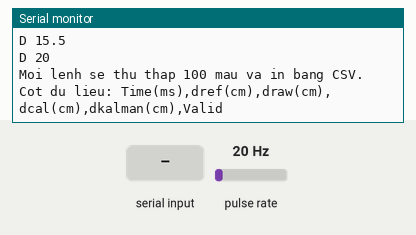
Simulated run of this sketch. Board: Arduino Uno, built with avr-gcc and run on an emulated ATmega328P. On the bench: the last lines printed to the serial monitor. Wiring (inferred from the names in the program): pulse sensor: data pin 8. Inputs (shaded band) come from the test bench; at power-on: pulse rate 20 Hz.

Above: at 1.7 s.
1.8 s: "90,45\n" received over Serial
At 1.94 s:
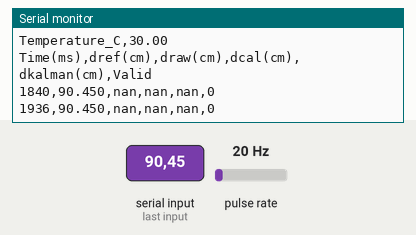
3.3 s: pulse rate (sensor on pin 8) set to 50 Hz
At 4.2 s:
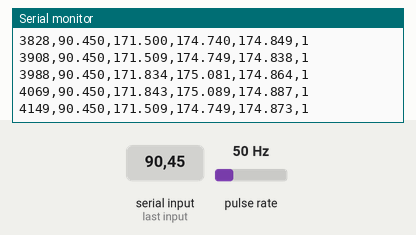
4.9 s: pulse rate (sensor on pin 8) set to 4 Hz
At 11.7 s:
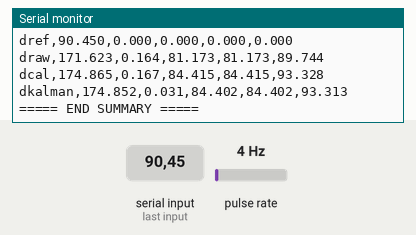
Timing chart, 0 to 12.4 s (numbered marks = the images above; inputs shaded):
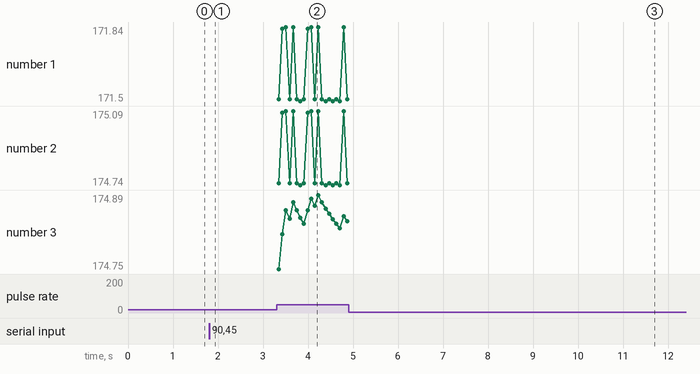

The sketch:

Nhietdo_Khoangcach_Timer_kalman.ino
```cpp
#include <Arduino.h>
#include <math.h>
const byte TRIG_PIN = 9;
const byte ECHO_PIN_ICP1 = 8;

const float TEMP_C = 30.0;
const int SAMPLE_COUNT = 100;
const unsigned long SAMPLE_GAP_MS = 60;

const float MIN_VALID_CM = 2.0;
const float MAX_VALID_CM = 400.0;
const float TIMER1_TICK_US = 0.5;
const unsigned long MEASURE_TIMEOUT_MS = 35;

const float RAW_SOUND_SPEED_CM_PER_US = 0.0343;

volatile bool waitingFallingEdge = false;
volatile bool captureDone = false;
volatile uint16_t echoStartTick = 0;
volatile uint16_t echoWidthTicks = 0;

float kalmanX = 0.0;
float kalmanP = 1.0;
const float kalmanQ = 0.03;
const float kalmanR = 4.00;
bool kalmanInitialized = false;

float drefArr[SAMPLE_COUNT];
float drawArr[SAMPLE_COUNT];
float dcalArr[SAMPLE_COUNT];
float dkalArr[SAMPLE_COUNT];
bool validArr[SAMPLE_COUNT];

void setupTimer1InputCapture() {
  pinMode(ECHO_PIN_ICP1, INPUT);

  TCCR1A = 0;
  TCCR1B = 0;
  TCNT1 = 0;

  TCCR1B = (1 << ICNC1) | (1 << ICES1) | (1 << CS11);

  TIFR1 = (1 << ICF1) | (1 << TOV1);

  TIMSK1 &= ~(1 << ICIE1);
}

ISR(TIMER1_CAPT_vect) {
  uint16_t nowTick = ICR1;

  if (!waitingFallingEdge) {
    echoStartTick = nowTick;
    waitingFallingEdge = true;

    TCCR1B &= ~(1 << ICES1);
  } else {
    echoWidthTicks = (uint16_t)(nowTick - echoStartTick);
    captureDone = true;
    waitingFallingEdge = false;

    TIMSK1 &= ~(1 << ICIE1);

    TCCR1B |= (1 << ICES1);
  }
}

bool measureEchoByTimer1(float &durationUs) {
  noInterrupts();

  captureDone = false;
  waitingFallingEdge = false;
  echoStartTick = 0;
  echoWidthTicks = 0;

  TCNT1 = 0;
  TIFR1 = (1 << ICF1) | (1 << TOV1);

  TCCR1B |= (1 << ICES1);

  TIMSK1 |= (1 << ICIE1);

  interrupts();

  digitalWrite(TRIG_PIN, LOW);
  delayMicroseconds(2);
  digitalWrite(TRIG_PIN, HIGH);
  delayMicroseconds(10);
  digitalWrite(TRIG_PIN, LOW);

  unsigned long t0 = millis();

  while (!captureDone) {
    if (millis() - t0 > MEASURE_TIMEOUT_MS) {
      noInterrupts();
      TIMSK1 &= ~(1 << ICIE1);
      waitingFallingEdge = false;
      captureDone = false;
      TCCR1B |= (1 << ICES1);
      interrupts();

      durationUs = 0.0;
      return false;
    }
  }

  noInterrupts();
  uint16_t ticks = echoWidthTicks;
  interrupts();

  durationUs = ticks * TIMER1_TICK_US;
  return true;
}

float soundSpeedCmPerUsByTemp(float tempC) {
  return (331.3 + 0.606 * tempC) / 10000.0;
}

float kalmanUpdate(float measurement) {
  if (!kalmanInitialized) {
    kalmanX = measurement;
    kalmanP = 1.0;
    kalmanInitialized = true;
    return kalmanX;
  }

  // Predict
  kalmanP = kalmanP + kalmanQ;

  // Update
  float K = kalmanP / (kalmanP + kalmanR);
  kalmanX = kalmanX + K * (measurement - kalmanX);
  kalmanP = (1.0 - K) * kalmanP;

  return kalmanX;
}

void resetKalman() {
  kalmanInitialized = false;
  kalmanX = 0.0;
  kalmanP = 1.0;
}

// ===================== THỐNG KÊ =====================
int countValid() {
  int n = 0;
  for (int i = 0; i < SAMPLE_COUNT; i++) {
    if (validArr[i]) n++;
  }
  return n;
}

float meanOf(const float arr[]) {
  float sum = 0.0;
  int n = 0;

  for (int i = 0; i < SAMPLE_COUNT; i++) {
    if (validArr[i]) {
      sum += arr[i];
      n++;
    }
  }

  if (n == 0) return NAN;
  return sum / n;
}

float stdDevOf(const float arr[], float meanValue) {
  int n = 0;
  float sumSq = 0.0;

  for (int i = 0; i < SAMPLE_COUNT; i++) {
    if (validArr[i]) {
      float e = arr[i] - meanValue;
      sumSq += e * e;
      n++;
    }
  }

  if (n <= 1) return NAN;

  return sqrt(sumSq / (n - 1));
}

void printStatsLine(const char *name, float meanValue, float stdValue, float drefMean) {
  float error = meanValue - drefMean;
  float absError = fabs(error);
  float percentError = (drefMean != 0.0) ? (absError / fabs(drefMean)) * 100.0 : NAN;

  Serial.print(name);
  Serial.print(",");
  Serial.print(meanValue, 3);
  Serial.print(",");
  Serial.print(stdValue, 3);
  Serial.print(",");
  Serial.print(error, 3);
  Serial.print(",");
  Serial.print(absError, 3);
  Serial.print(",");
  Serial.println(percentError, 3);
}

void printSummary() {
  int validN = countValid();

  float meanDref = meanOf(drefArr);
  float meanDraw = meanOf(drawArr);
  float meanDcal = meanOf(dcalArr);
  float meanDkal = meanOf(dkalArr);

  float stdDref = stdDevOf(drefArr, meanDref);
  float stdDraw = stdDevOf(drawArr, meanDraw);
  float stdDcal = stdDevOf(dcalArr, meanDcal);
  float stdDkal = stdDevOf(dkalArr, meanDkal);

  Serial.println();
  Serial.println("===== SUMMARY 100 SAMPLES =====");
  Serial.print("ValidSamples,");
  Serial.println(validN);

  Serial.println("Signal,Mean(cm),StdDev(cm),Error(cm),AbsError(cm),PercentError(%)");

  printStatsLine("dref", meanDref, stdDref, meanDref);
  printStatsLine("draw", meanDraw, stdDraw, meanDref);
  printStatsLine("dcal", meanDcal, stdDcal, meanDref);
  printStatsLine("dkalman", meanDkal, stdDkal, meanDref);

  Serial.println("===== END SUMMARY =====");
  Serial.println();
}

// ===================== THU THẬP 100 MẪU =====================
void collect100Samples(float drefCm) {
  resetKalman();

  Serial.println();
  Serial.print("Start collecting 100 samples at dref = ");
  Serial.print(drefCm, 2);
  Serial.println(" cm");
  Serial.print("Temperature_C,");
  Serial.println(TEMP_C, 2);

  Serial.println("Time(ms),dref(cm),draw(cm),dcal(cm),dkalman(cm),Valid");

  for (int i = 0; i < SAMPLE_COUNT; i++) {
    float durationUs = 0.0;
    bool echoOk = measureEchoByTimer1(durationUs);

    float draw = NAN;
    float dcal = NAN;
    float dkal = NAN;
    bool valid = false;

    if (echoOk) {
      draw = (durationUs * RAW_SOUND_SPEED_CM_PER_US) / 2.0;
      dcal = (durationUs * soundSpeedCmPerUsByTemp(TEMP_C)) / 2.0;
      valid = (dcal >= MIN_VALID_CM && dcal <= MAX_VALID_CM);

      if (valid) {
        dkal = kalmanUpdate(dcal);
      }
    }

    drefArr[i] = drefCm;
    drawArr[i] = draw;
    dcalArr[i] = dcal;
    dkalArr[i] = dkal;
    validArr[i] = valid;

    Serial.print(millis());
    Serial.print(",");
    Serial.print(drefCm, 3);
    Serial.print(",");
    if (isnan(draw)) Serial.print("nan"); else Serial.print(draw, 3);
    Serial.print(",");
    if (isnan(dcal)) Serial.print("nan"); else Serial.print(dcal, 3);
    Serial.print(",");
    if (isnan(dkal)) Serial.print("nan"); else Serial.print(dkal, 3);
    Serial.print(",");
    Serial.println(valid ? 1 : 0);

    delay(SAMPLE_GAP_MS);
  }

  printSummary();
}

// ===================== SERIAL COMMAND =====================
void printGuide() {
  Serial.println("Arduino Uno + HC-SR04 Timer1 Input Capture");
  Serial.println("Nhap moc khoang cach chuan theo thuoc do, vi du:");
  Serial.println("D 10");
  Serial.println("D 15.5");
  Serial.println("D 20");
  Serial.println("Moi lenh se thu thap 100 mau va in bang CSV.");
  Serial.println("Cot du lieu: Time(ms),dref(cm),draw(cm),dcal(cm),dkalman(cm),Valid");
  Serial.println();
}

void handleSerialCommand() {
  if (!Serial.available()) return;

  String line = Serial.readStringUntil('\n');
  line.trim();
  line.replace(",", ".");

  if (line.length() == 0) return;

  if (line == "?" || line == "help" || line == "HELP") {
    printGuide();
    return;
  }

  float drefCm = NAN;

  if (line.charAt(0) == 'D' || line.charAt(0) == 'd') {
    String valuePart = line.substring(1);
    valuePart.trim();
    drefCm = valuePart.toFloat();
  } else {
    // Cho phép nhập trực tiếp: 10 hoặc 15.5
    drefCm = line.toFloat();
  }

  if (drefCm <= 0.0 || isnan(drefCm)) {
    Serial.println("Lenh khong hop le. Vi du dung: D 20");
    return;
  }

  collect100Samples(drefCm);
}

void setup() {
  Serial.begin(115200);

  pinMode(TRIG_PIN, OUTPUT);
  digitalWrite(TRIG_PIN, LOW);

  setupTimer1InputCapture();

  delay(500);
  printGuide();
}

void loop() {
  handleSerialCommand();
}
```

Measured:
- after the input at 1.8 s, the serial monitor: prints a new line at once (image 1)
- after the input at 3.3 s, the serial monitor: prints a new line after 0.05 s (image 2)
